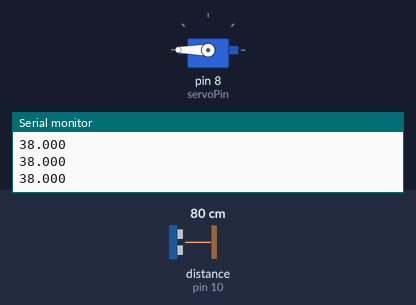
This sketch was run on a simulated Arduino Uno, built with avr-gcc and run on an emulated ATmega328P. Shown: servo, the last lines printed to the serial monitor. Wiring (inferred from the names in the program): ultrasonic range finder: trigger pin 11; echo pin 10. The inputs (shaded band) are chosen by the test bench; at power-on: distance to the obstacle (sensor on pin 10) 80 cm. The echo pulse lasts 58.3 µs per cm.

Above: at 2.7 s.
2.8 s: distance to the obstacle (sensor on pin 10) set to 2 cm
At 3.06 s:
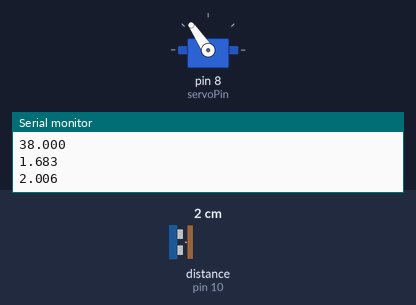
At 5.6 s:
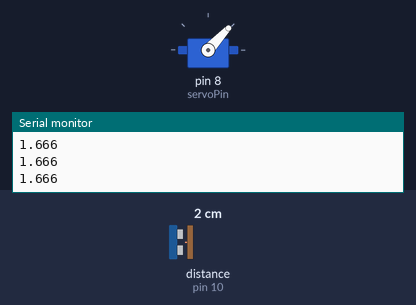
5.8 s: distance to the obstacle (sensor on pin 10) set to 35 cm
At 6.03 s:
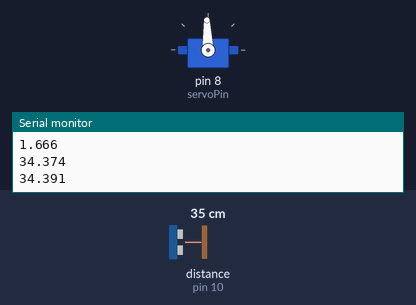
Timing chart, 0 to 10.5 s (numbered marks = the images above; inputs shaded):
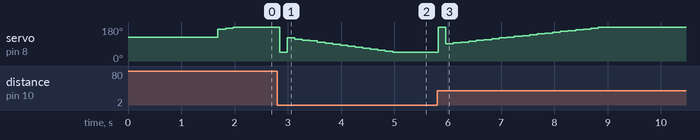

Measured:
- after the input at 2.8 s, servo on pin 8 (servoPin): 180° → 47° after 0.05 s, → 124° 0.14 s later, → 115° 0.14 s later, → 111° 0.14 s later, … (16 changes in this stretch)
- after the input at 5.8 s, servo on pin 8 (servoPin): 47° → 180° at once, → 92° 0.14 s later, → 96° 0.14 s later, → 100° 0.14 s later, … (23 changes in this stretch)

The sketch:

PID.ino
```cpp
// note: for my beam to be horizontal, Servo Motor angle should be 127 degrees.
#include<Servo.h>
#include<PID_v1.h>

const int trigPin = 11;    // Trig pin of the ultrasonic sensor (Yellow)
const int echoPin = 10;   // Echo pin of the ultrasonic sensor (Orange)
const int servoPin = 8;  // Servo Pin

/*
float Kp = 2.5;
float Ki = 0.0;  //P Only Controller
float Kd = 0.0;
*/

/*
float Kp = 1.5;
float Ki = 0.0;  //PD Controller
float Kd = 0.5;
*/

/*
float Kp = 2.5243;
float Ki = 0.12096;  //PID PreController
float Kd = 0.1823;
*/


float Kp = 2;
float Ki = 3;
float Kd = 0.5;


double Setpoint, Input, Output, ServoOutput;

PID myPID(&Input, &Output, &Setpoint, Kp, Ki, Kd, DIRECT);           //Initialize PID object, which is in the class PID.
Servo myServo;                                                       //Initialize Servo.

void setup() {

  Serial.begin(9600);                                                //Begin Serial
  myServo.attach(servoPin);                                          //Attach Servo
  resetServo();                                               // Reset servo to initial angle

  Input = readPosition();                                            //Calls function readPosition() and sets the balls
                                                                     //  position as the input to the PID algorithm

  pinMode(trigPin, OUTPUT);
  pinMode(echoPin, INPUT);
  myPID.SetMode(AUTOMATIC);                                          //Set PID object myPID to AUTOMATIC

  myPID.SetOutputLimits(-60,80);                             // Set output limits to match servo range
}

void loop(){
  delay(100);
  Setpoint = 20.0;
  Input = readPosition();
  //Serial.print("Average Position case 1(in cm): ");
  Serial.print(Input, 3); //
  Serial.println();

  myPID.Compute();                                                   //computes Output in range of -80 to 80 degrees

  ServoOutput=127-Output;                                            // 102 degrees is my horizontal
  myServo.write(ServoOutput);                                        //Writes value of Output to servo
  //Serial.print("angle: ");
  //Serial.println(ServoOutput);

}

void resetServo() {
  myServo.write(127);  // Set servo to 102 degrees for horizontal positioning
  delay(500);          // Delay to allow the servo to reach the desired position
}

float readPosition() {
  delay(40);                                                            //Don't set too low or echos will run into eachother.
  digitalWrite(trigPin, LOW);
  delayMicroseconds(2);

  digitalWrite(trigPin, HIGH);
  delayMicroseconds(10);
  digitalWrite(trigPin, LOW);

  long duration = pulseIn(echoPin, HIGH);
  float distance = duration * 0.034 / 2; // Calculate distance in cm

  if (distance > 38 || distance <= 0) {
    distance = 38; // Set maximum distance as 30 cm for the ball
  }
  //Serial.print("distance: ");
  //Serial.println(distance);
  return distance;
}
```
